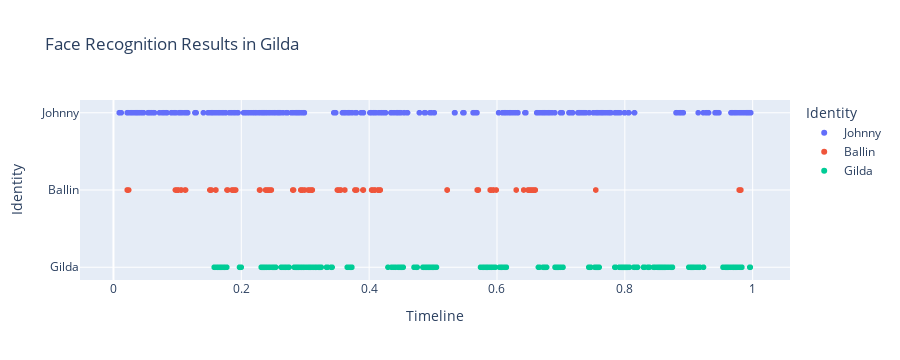

This figure's notebook cell:
### Markdown cell above
### GENERAL

### Code cell
# User plotly to visualize something

import plotly.express as px
import pandas as pd

# Load all csv files in csv/
import glob
import os

csv_files = glob.glob("csv/Gilda.csv")
# Convert all entries to structured data with attribute 0 as frame number, 1 as Face Box, and 5 as Identity
# Skip first two lines of each file
# Skip rows where Identity is N/A

USE_GENERAL_NAMES = False
USE_GENDER_NAMES = True
IGNORE_MINOR_CHARACTERS = True

FILM_FRAME_TOTALS = {
	"Cliff": 2097,
	"Our Village": 2377,
	"Diary of Nurse": 2297,
	"Sabrina": 2751,
	"The Man from Laramie": 2477,
	"Human Desire": 2200,
	"Chikamatsu Story": 2460,
	"Black River": 2552,
	"Duel in the Sun": 3207,
	"Gilda": 2652,
	"Jigoku Mon": 2151,
	"Kurutta Kajitsu": 2076,
	"Notorious": 2433,
	"Oklahoma": 3577,
	"Vikings": 2740,
	"Waves of Life": 2465
}

RIVALS = ["Keming", "Professor Yuan", "Haoru", "David", "Vic", "Carl", "Ishun", "Hitokiri Joe", "Natsuhisa", "Bo Kang", "Wataru", "Jud", "Alex Sebastian", "Ballin", "Einar", "Jesse"]
MALES = ["Zhanwu", "Fan Jun", "Changping", "Linus", "Will", "Jeff", "Mohei", "Nishida", "Haruji", "Jin Zhang", "Moritoo", "Curly", "Devlin", "Johnny", "Eric", "Lewt"]
LADIES = ["Shuzhen", "Fang Qing", "Suhua", "Sabrina", "Barbara", "Vicki", "Osan", "Shizuko", "Eri", "Ye Suping", "Kesa", "Laurey", "Alicia", "Gilda", "Morgana", "Pearl"]

PROTAGONISTS = ["Zhanwu", "Fang Qing", "Suhua", "Sabrina", "Will", "Jeff", "Mohei", "Nishida", "Haruji", "Jin Zhang", "Moritoo", "Curly", "Alicia", "Johnny", "Eric", "Pearl"]
LOVES = ["Shuzhen", "Fan Jun", "Changping", "Linus", "Barbara", "Vicki", "Osan", "Shizuko", "Eri", "Ye Suping", "Kesa", "Laurey", "Devlin", "Gilda", "Morgana", "Lewt"]

def get_name(name):
	if USE_GENDER_NAMES:
		if name in MALES:
			name = "Male"
		elif name in LADIES:
			name = "Female"
	else:
		if name in PROTAGONISTS:
			name = "Protagonist"
		elif name in LOVES:
			name = "Love"
	return name

data = []
for file in csv_files:
	with open(file) as f:
		lines = f.readlines()[2:]
		for line in lines:
			line = line.split(",")
			if line[5] != "\"N/A\"":
				# Att 3 is frame numbder / film's total frames (the film is the name of the current csv file)
				total = FILM_FRAME_TOTALS[os.path.basename(file)[:-4]]
				frame = int(line[0][1:][:-1])
				name = line[5][1:][:-1]
				if USE_GENERAL_NAMES:
					if name in RIVALS:
						name = "Rival"
					name = get_name(name)
				if IGNORE_MINOR_CHARACTERS:
					if USE_GENERAL_NAMES:
						if name not in ["Rival", "Protagonist", "Female", "Male", "Love"]:
							continue
					else:
						if name not in RIVALS:
							if name not in PROTAGONISTS:
								if name not in LOVES:
									continue
				data.append([frame, line[1], name, frame / total])

df = pd.DataFrame(data, columns=["Frame", "Face Box", "Identity", "Timeline"])
df["Identity"] = df["Identity"].astype(str)
df["Identity"] = df["Identity"].apply(lambda x: x.split(" ")[0])

# Create a scatter plot of the data
fig = px.scatter(df, height=360, x="Timeline", y="Identity", color="Identity", title="Face Recognition Results in Gilda")
fig.show()

### Figure 1 — Plotly figure (JSON) as saved in the notebook; plotly's stock layout.template omitted (floating-point values rounded to 4 significant figures; data arrays with more than 128 entries replaced by an {"elided": "..."} marker saying what was removed)
{"data": [{"hovertemplate": "Identity=%{y}<br>Timeline=%{x}<extra></extra>", "legendgroup": "Johnny", "marker": {"color": "#636efa", "symbol": "circle"}, "mode": "markers", "name": "Johnny", "showlegend": true, "type": "scattergl", "x": {"elided": "615 float values"}, "xaxis": "x", "y": {"elided": "615 str values"}, "yaxis": "y"}, {"hovertemplate": "Identity=%{y}<br>Timeline=%{x}<extra></extra>", "legendgroup": "Ballin", "marker": {"color": "#EF553B", "symbol": "circle"}, "mode": "markers", "name": "Ballin", "showlegend": true, "type": "scattergl", "x": {"elided": "157 float values"}, "xaxis": "x", "y": {"elided": "157 str values"}, "yaxis": "y"}, {"hovertemplate": "Identity=%{y}<br>Timeline=%{x}<extra></extra>", "legendgroup": "Gilda", "marker": {"color": "#00cc96", "symbol": "circle"}, "mode": "markers", "name": "Gilda", "showlegend": true, "type": "scattergl", "x": {"elided": "519 float values"}, "xaxis": "x", "y": {"elided": "519 str values"}, "yaxis": "y"}], "layout": {"height": 360, "legend": {"title": {"text": "Identity"}, "tracegroupgap": 0}, "title": {"text": "Face Recognition Results in Gilda"}, "xaxis": {"anchor": "y", "domain": [0, 1], "title": {"text": "Timeline"}}, "yaxis": {"anchor": "x", "categoryarray": ["Gilda", "Ballin", "Johnny"], "categoryorder": "array", "domain": [0, 1], "title": {"text": "Identity"}}}}
